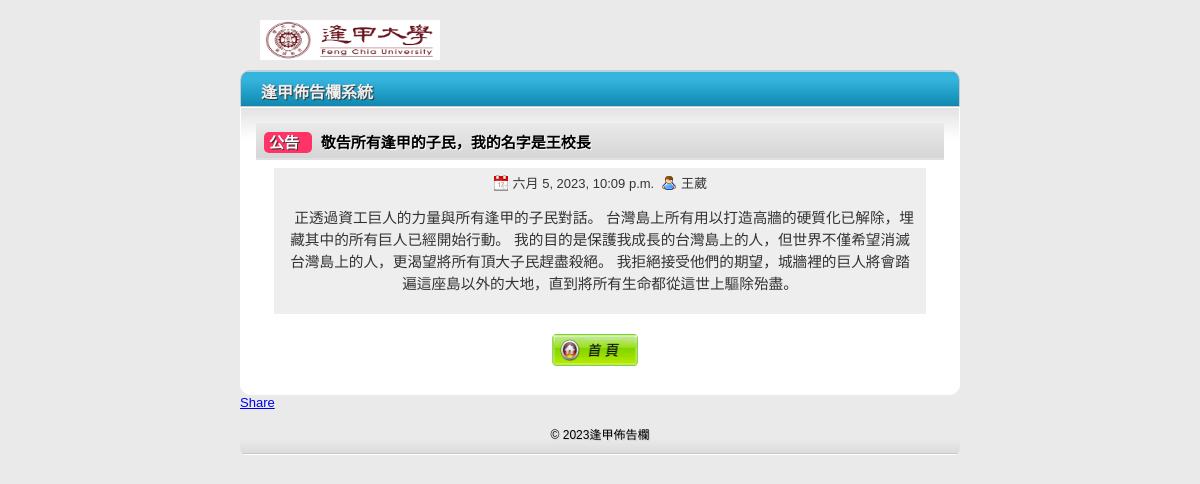
Page /detail2/?id=37 on the committed database.
### app01/models.py (models this page shows, shortened)
class NewsappNewsunit(models.Model):
    nickname = models.CharField(max_length=20)
    title = models.CharField(max_length=50)
    message = models.TextField()
    pubtime = models.DateTimeField()
    enabled = models.BooleanField()
    press = models.IntegerField()
    catego = models.CharField(max_length=10)
    class Meta:
        managed = False
        db_table = 'newsapp_newsunit'

### app01/views.py (the view)
# urls.py: re_path(r'^detail2/$',detail2),
def detail2(request):
    id = request.GET.get('id')
    item = news.objects.filter(id=id)
    if len(item)>0:
        title = item[0].title
        catego = item[0].catego
        message = item[0].message
        nickname = item[0].nickname
        pubtime = item[0].pubtime
        pubtime = item[0].pubtime
    else:
        message01 = '找不到資料'
    return render(request,'detail2.html',locals())

### templates/detail2.html (shortened to what this page needs)
{% extends "base.html" %}
{% load static %}
{% block content %}
	<div class="contentbox">
		<table width="100%">
		<tr>
		  <th align="left"><span class="typeblock">{{catego}}&nbsp;&nbsp;</span>&nbsp;&nbsp;{{title}}</th>
		</tr>
		<tr>
		  <td>
			<span class="newsinfo">
				<img src="{% static "images/date.png" %}" alt="" width="16" height="16" />&nbsp;{{pubtime}}&nbsp;
				<img src="{% static "images/user.png" %}" alt="" width="16" height="16" />&nbsp;{{nickname}}
				<p>&nbsp;&nbsp;{{message}}</p>
			</span>
		  </td>
		</tr>
		</table>
		<div class="topfunction">
			<a href="/page2/" title="返回首頁">
			<img src="{% static "images/home.png" %}" alt="返回首頁" width="86" height="32" /></a>
		</div>
	</div>
	<div class="fb-share-button" data-href="http://127.0.0.1:8000/detail2/" data-layout="button" data-size="large">
		<a target="_blank" href="https://www.facebook.com/sharer/sharer.php?u=http://127.0.0.1:8000/detail2/&amp;src=sdkpreparse" class="fb-xfbml-parse-ignore">Share</a>
	</div>
{% endblock %}

### static/css/style.css (style rules this page uses)
html, body { height: 100%; }
body { height: 100%; font-family: Arial, Helvetica, sans-serif; font-size: 13px; margin: 0; padding: 0; background:#eaeaea }
p { padding: 0; font-size: 11pt; line-height: 150%; }
img { border: none; }
table { border-collapse: collapse; }
th,td { padding: 8px; }
th { background: #E0E0E0 url(images/bg_th.png) repeat-x top; text-shadow: 1px 1px 1px #fff; font-size: 15px; }
.topfunction { height: 30px; margin-top: 12px; margin-right: auto; margin-left: auto; text-align: center; }
.topfunction img { margin-right: 10px; }
.contentbox { overflow: auto; border: 1px solid #fff; padding: 15px; background: #fff url(images/bg_fade_med.png) repeat-x top; border-bottom-left-radius: 10px; border-bottom-right-radius: 10px; -moz-border-radius-bottomright: 10px; -moz-border-radius-bottomleft: 10px; }
.typeblock { color: #FFF; background-color: #F36; padding: 2px 5px; text-align: center; text-shadow: 1px 1px #333; border-radius: 5px; }
.newsinfo { color: #333; background-color: #EEE; padding: 5px 10px; margin: 0px 10px; display: block; text-align: center; }
.newsinfo * { vertical-align: text-bottom; }

### rows in the picture
NewsappNewsunit: catego "公告", title "敬告所有逢甲的子民，我的名字是王校長", pubtime "六月 5, 2023, 10:09 p.m.", nickname "王葳", message "正透過資工巨人的力量與所有逢甲的子民對話。 台灣島上所有用以打造高牆的硬質化已解除，埋藏其中的所有巨人已經開始行動。 我的目的是保護我成長的台灣島上的人，但世界不僅希望消滅台灣島上的人，更渴望將所有頂大子民趕盡殺絕。 我拒絕接受他們的期望，城牆裡的巨人將會踏遍這座島以外的大地，直到將所有生命都從這世上驅除殆盡。"
